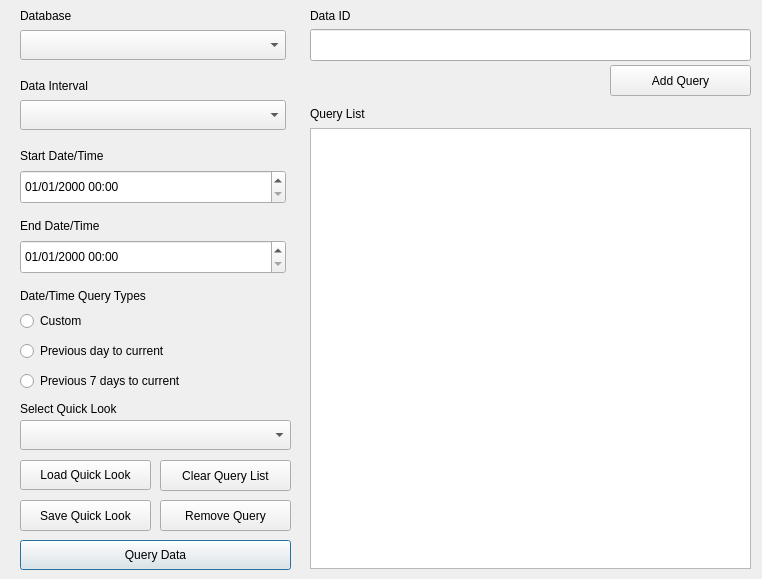
<?xml version="1.0" encoding="UTF-8"?>
<ui version="4.0">
 <class>winInternalQuery</class>
 <widget class="QMainWindow" name="winInternalQuery">
  <property name="geometry">
   <rect>
    <x>0</x>
    <y>0</y>
    <width>762</width>
    <height>579</height>
   </rect>
  </property>
  <property name="sizePolicy">
   <sizepolicy hsizetype="Fixed" vsizetype="Fixed">
    <horstretch>0</horstretch>
    <verstretch>0</verstretch>
   </sizepolicy>
  </property>
  <property name="maximumSize">
   <size>
    <width>762</width>
    <height>600</height>
   </size>
  </property>
  <property name="windowTitle">
   <string>Internal Query</string>
  </property>
  <property name="windowIcon">
   <iconset>
    <normaloff>icons/InternalQuery.png</normaloff>icons/InternalQuery.png</iconset>
  </property>
  <property name="autoFillBackground">
   <bool>false</bool>
  </property>
  <property name="styleSheet">
   <string notr="true">font: 57 12pt &quot;TerminessTTF Nerd Font&quot;;</string>
  </property>
  <widget class="QWidget" name="centralwidget">
   <widget class="QComboBox" name="cbInterval">
    <property name="geometry">
     <rect>
      <x>20</x>
      <y>100</y>
      <width>266</width>
      <height>30</height>
     </rect>
    </property>
   </widget>
   <widget class="QDateTimeEdit" name="dteStartDate">
    <property name="geometry">
     <rect>
      <x>20</x>
      <y>170</y>
      <width>266</width>
      <height>34</height>
     </rect>
    </property>
    <property name="displayFormat">
     <string>MM/dd/yyyy hh:mm</string>
    </property>
   </widget>
   <widget class="QDateTimeEdit" name="dteEndDate">
    <property name="geometry">
     <rect>
      <x>20</x>
      <y>240</y>
      <width>266</width>
      <height>34</height>
     </rect>
    </property>
    <property name="displayFormat">
     <string>MM/dd/yyyy hh:mm</string>
    </property>
   </widget>
   <widget class="QComboBox" name="cbDatabase">
    <property name="geometry">
     <rect>
      <x>20</x>
      <y>30</y>
      <width>266</width>
      <height>30</height>
     </rect>
    </property>
    <property name="autoFillBackground">
     <bool>false</bool>
    </property>
   </widget>
   <widget class="QPushButton" name="btnQuery">
    <property name="geometry">
     <rect>
      <x>20</x>
      <y>540</y>
      <width>271</width>
      <height>30</height>
     </rect>
    </property>
    <property name="text">
     <string>Query Data</string>
    </property>
    <property name="autoDefault">
     <bool>true</bool>
    </property>
    <property name="default">
     <bool>true</bool>
    </property>
   </widget>
   <widget class="QLabel" name="label">
    <property name="geometry">
     <rect>
      <x>20</x>
      <y>0</y>
      <width>251</width>
      <height>31</height>
     </rect>
    </property>
    <property name="text">
     <string>Database</string>
    </property>
   </widget>
   <widget class="QLabel" name="label_2">
    <property name="geometry">
     <rect>
      <x>20</x>
      <y>70</y>
      <width>251</width>
      <height>31</height>
     </rect>
    </property>
    <property name="text">
     <string>Data Interval</string>
    </property>
   </widget>
   <widget class="QLabel" name="label_3">
    <property name="geometry">
     <rect>
      <x>20</x>
      <y>140</y>
      <width>251</width>
      <height>31</height>
     </rect>
    </property>
    <property name="text">
     <string>Start Date/Time</string>
    </property>
   </widget>
   <widget class="QLabel" name="label_4">
    <property name="geometry">
     <rect>
      <x>20</x>
      <y>210</y>
      <width>251</width>
      <height>31</height>
     </rect>
    </property>
    <property name="text">
     <string>End Date/Time</string>
    </property>
   </widget>
   <widget class="QListWidget" name="listQueryList">
    <property name="geometry">
     <rect>
      <x>310</x>
      <y>128</y>
      <width>441</width>
      <height>441</height>
     </rect>
    </property>
   </widget>
   <widget class="QPushButton" name="btnAddQuery">
    <property name="geometry">
     <rect>
      <x>610</x>
      <y>65</y>
      <width>141</width>
      <height>31</height>
     </rect>
    </property>
    <property name="text">
     <string>Add Query</string>
    </property>
   </widget>
   <widget class="QLabel" name="label_5">
    <property name="geometry">
     <rect>
      <x>310</x>
      <y>0</y>
      <width>61</width>
      <height>31</height>
     </rect>
    </property>
    <property name="text">
     <string>Data ID</string>
    </property>
   </widget>
   <widget class="QLabel" name="label_6">
    <property name="geometry">
     <rect>
      <x>310</x>
      <y>98</y>
      <width>258</width>
      <height>31</height>
     </rect>
    </property>
    <property name="text">
     <string>Query List</string>
    </property>
   </widget>
   <widget class="QPushButton" name="btnRemoveQuery">
    <property name="geometry">
     <rect>
      <x>160</x>
      <y>500</y>
      <width>131</width>
      <height>31</height>
     </rect>
    </property>
    <property name="text">
     <string>Remove Query</string>
    </property>
   </widget>
   <widget class="QPushButton" name="btnSaveQuickLook">
    <property name="geometry">
     <rect>
      <x>20</x>
      <y>500</y>
      <width>131</width>
      <height>31</height>
     </rect>
    </property>
    <property name="text">
     <string>Save Quick Look</string>
    </property>
   </widget>
   <widget class="QLabel" name="label_7">
    <property name="geometry">
     <rect>
      <x>20</x>
      <y>398</y>
      <width>221</width>
      <height>21</height>
     </rect>
    </property>
    <property name="text">
     <string>Select Quick Look</string>
    </property>
   </widget>
   <widget class="QComboBox" name="cbQuickLook">
    <property name="geometry">
     <rect>
      <x>20</x>
      <y>420</y>
      <width>271</width>
      <height>30</height>
     </rect>
    </property>
    <property name="maximumSize">
     <size>
      <width>16777215</width>
      <height>16777215</height>
     </size>
    </property>
   </widget>
   <widget class="QPushButton" name="btnLoadQuickLook">
    <property name="geometry">
     <rect>
      <x>20</x>
      <y>460</y>
      <width>131</width>
      <height>30</height>
     </rect>
    </property>
    <property name="text">
     <string>Load Quick Look</string>
    </property>
    <property name="default">
     <bool>false</bool>
    </property>
   </widget>
   <widget class="QPushButton" name="btnClearQuery">
    <property name="geometry">
     <rect>
      <x>160</x>
      <y>460</y>
      <width>131</width>
      <height>31</height>
     </rect>
    </property>
    <property name="text">
     <string>Clear Query List</string>
    </property>
   </widget>
   <widget class="QPushButton" name="btnDataIdInfo">
    <property name="geometry">
     <rect>
      <x>364</x>
      <y>5</y>
      <width>31</width>
      <height>20</height>
     </rect>
    </property>
    <property name="text">
     <string/>
    </property>
    <property name="icon">
     <iconset>
      <normaloff>icons/Info.png</normaloff>icons/Info.png</iconset>
    </property>
    <property name="iconSize">
     <size>
      <width>24</width>
      <height>24</height>
     </size>
    </property>
    <property name="flat">
     <bool>true</bool>
    </property>
   </widget>
   <widget class="QPushButton" name="btnIntervalInfo">
    <property name="geometry">
     <rect>
      <x>110</x>
      <y>76</y>
      <width>31</width>
      <height>20</height>
     </rect>
    </property>
    <property name="text">
     <string/>
    </property>
    <property name="icon">
     <iconset>
      <normaloff>icons/Info.png</normaloff>icons/Info.png</iconset>
    </property>
    <property name="iconSize">
     <size>
      <width>24</width>
      <height>24</height>
     </size>
    </property>
    <property name="flat">
     <bool>true</bool>
    </property>
   </widget>
   <widget class="QRadioButton" name="rbCustomDateTime">
    <property name="geometry">
     <rect>
      <x>20</x>
      <y>310</y>
      <width>261</width>
      <height>22</height>
     </rect>
    </property>
    <property name="text">
     <string>Custom</string>
    </property>
   </widget>
   <widget class="QRadioButton" name="rbPrevDayToCurrent">
    <property name="geometry">
     <rect>
      <x>20</x>
      <y>340</y>
      <width>261</width>
      <height>22</height>
     </rect>
    </property>
    <property name="text">
     <string>Previous day to current</string>
    </property>
   </widget>
   <widget class="QRadioButton" name="rbPrevWeekToCurrent">
    <property name="geometry">
     <rect>
      <x>20</x>
      <y>370</y>
      <width>261</width>
      <height>22</height>
     </rect>
    </property>
    <property name="text">
     <string>Previous 7 days to current</string>
    </property>
   </widget>
   <widget class="QLabel" name="label_8">
    <property name="geometry">
     <rect>
      <x>20</x>
      <y>280</y>
      <width>251</width>
      <height>31</height>
     </rect>
    </property>
    <property name="text">
     <string>Date/Time Query Types</string>
    </property>
   </widget>
   <widget class="QLineEdit" name="qleDataID">
    <property name="geometry">
     <rect>
      <x>310</x>
      <y>29</y>
      <width>441</width>
      <height>32</height>
     </rect>
    </property>
   </widget>
   <zorder>qleDataID</zorder>
   <zorder>btnQuery</zorder>
   <zorder>label</zorder>
   <zorder>label_2</zorder>
   <zorder>label_3</zorder>
   <zorder>label_4</zorder>
   <zorder>btnAddQuery</zorder>
   <zorder>label_5</zorder>
   <zorder>label_6</zorder>
   <zorder>btnRemoveQuery</zorder>
   <zorder>btnSaveQuickLook</zorder>
   <zorder>label_7</zorder>
   <zorder>cbQuickLook</zorder>
   <zorder>btnLoadQuickLook</zorder>
   <zorder>btnClearQuery</zorder>
   <zorder>btnDataIdInfo</zorder>
   <zorder>btnIntervalInfo</zorder>
   <zorder>cbInterval</zorder>
   <zorder>cbDatabase</zorder>
   <zorder>dteStartDate</zorder>
   <zorder>dteEndDate</zorder>
   <zorder>listQueryList</zorder>
   <zorder>rbCustomDateTime</zorder>
   <zorder>rbPrevDayToCurrent</zorder>
   <zorder>rbPrevWeekToCurrent</zorder>
   <zorder>label_8</zorder>
  </widget>
 </widget>
 <resources/>
 <connections/>
</ui>
